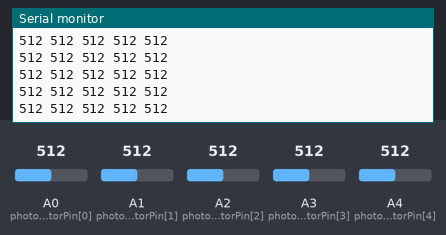
Simulated run of this sketch. Board: Arduino Uno, built with avr-gcc and run on an emulated ATmega328P. Parts: the last lines printed to the serial monitor. The test bench sets the inputs (shaded band); at power-on: A0 (photoresistorPin[0]) = 512, A1 (photoresistorPin[1]) = 512, A2 (photoresistorPin[2]) = 512, A3 (photoresistorPin[3]) = 512, A4 (photoresistorPin[4]) = 512.

Above: at 1.2 s.
1.3 s: A0 (photoresistorPin[0]) set to 716
At 1.57 s:
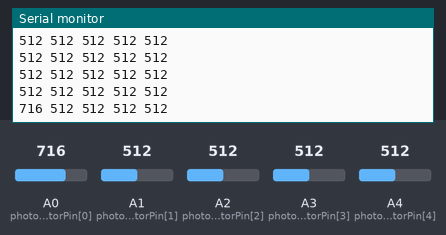
2.8 s: A1 (photoresistorPin[1]) set to 716
At 2.98 s:
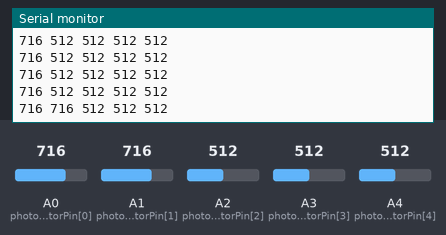
4.3 s: A2 (photoresistorPin[2]) set to 716
At 4.39 s:
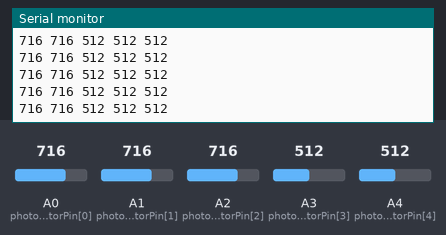
5.8 s: A3 (photoresistorPin[3]) set to 716
At 5.8 s:
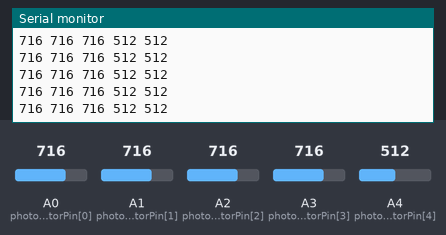
7.3 s: A4 (photoresistorPin[4]) set to 716
At 7.41 s:
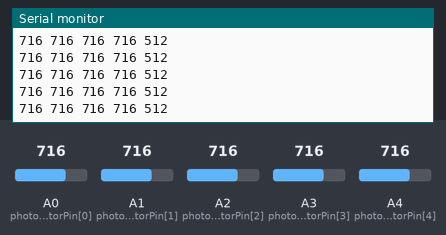
8.8 s: A0 (photoresistorPin[0]) set to 992
At 8.82 s:
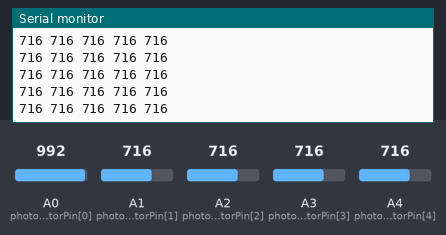
Timing chart, 0 to 11.3 s (numbered marks = the images above; inputs shaded):
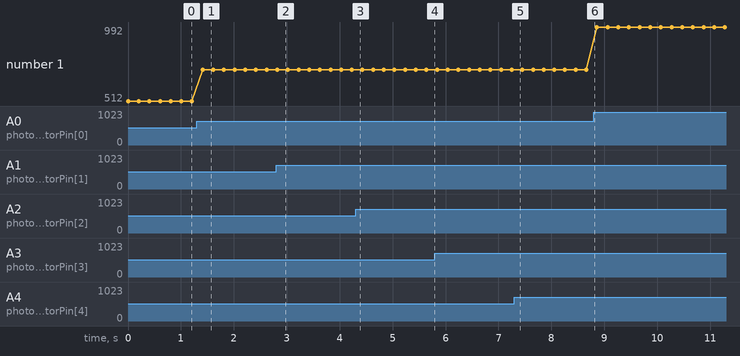

Measured:
- after the input at 1.3 s, the serial monitor: prints a new line after 0.11 s (image 1)
- after the input at 2.8 s, the serial monitor: prints a new line at once (image 2)
- plotted number 1: 512 → 716 after the input at 1.3 s, 716 → 992 after the input at 8.8 s

The sketch:

challenge_3.ino
```cpp
#define NUM_OF_PHOTORESISTORS 5
int photoresistorPin[] = {A0, A1, A2, A3, A4};

void readLight()
{
  for(int i = 0; i<NUM_OF_PHOTORESISTORS; i++)// complete For loop
  {
    Serial.print(analogRead(photoresistorPin[i])); // print each photoresistor value
    Serial.print(" ");
  }
}
void setup()
{
  Serial.begin(9600);
}

void loop()
{
  readLight();
  Serial.println();
  delay(200); // slow
}
```
